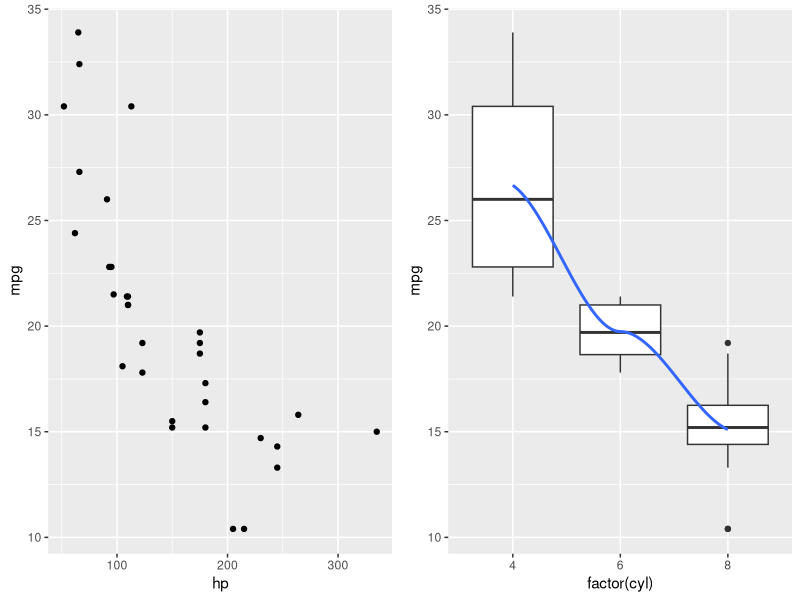

R code for this plot:
## ---- chunk 1
knitr::opts_chunk$set(echo = TRUE,warning=F,message=F)
## ---- chunk 2
library(tidyverse)
library(gridExtra)
library(grid)


data(mtcars)
## ---- chunk 3
ggplot(mtcars) +
  aes(x = hp, y = mpg) +
  geom_point() -> p1

ggplot(mtcars) +
  aes(x = factor(cyl), y = mpg) +
  geom_boxplot() +
  geom_smooth(aes(group = 1), se = FALSE) -> p2

img=grid.arrange(p1, p2, ncol = 2)

ggsave(filename = "img.png",plot=img,device = "png")

